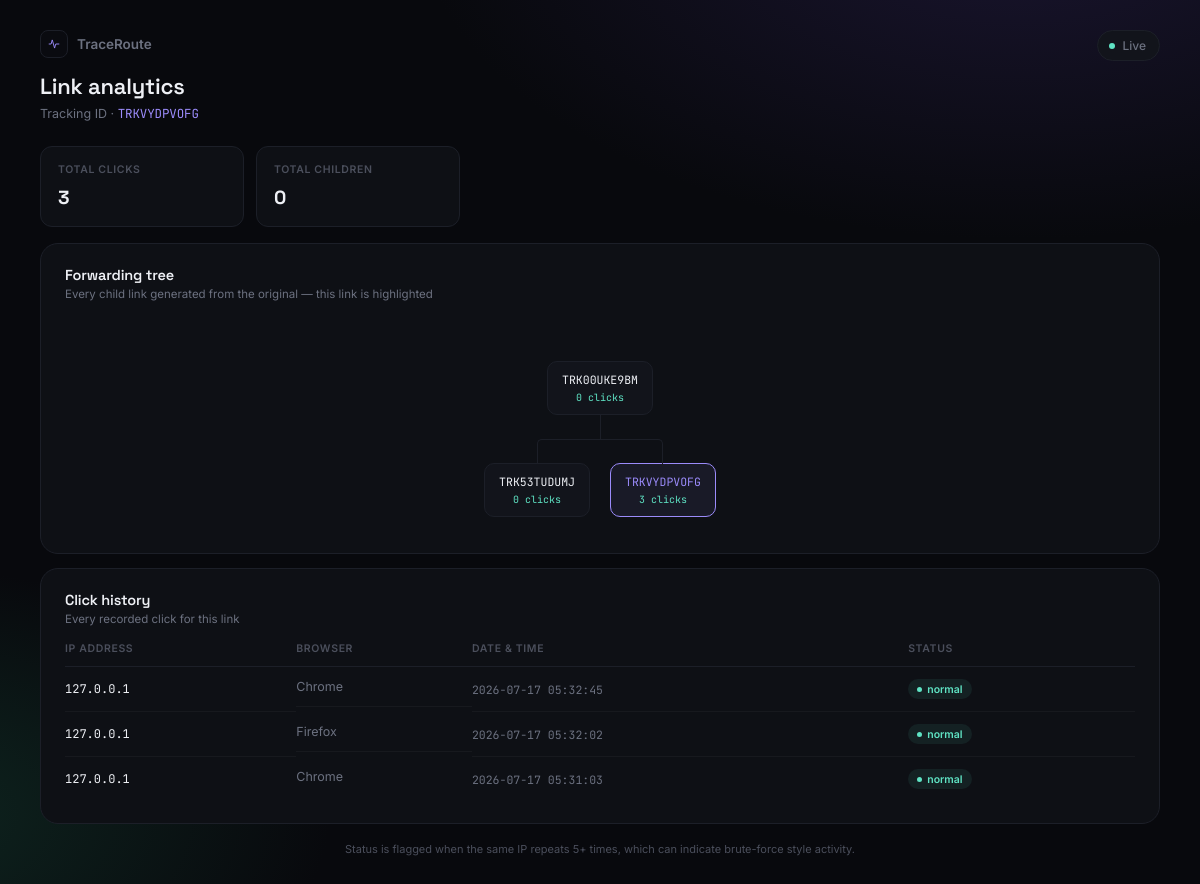
The page /analytics/TRKVYDPVOFG on the database its author committed.
### tables this page shows
CREATE TABLE clicks(

id INTEGER PRIMARY KEY AUTOINCREMENT,

tracking_id TEXT,

ip_address TEXT,

user_agent TEXT,

referer TEXT,

clicked_at TIMESTAMP DEFAULT CURRENT_TIMESTAMP

, browser TEXT, country TEXT, city TEXT, lat REAL, lon REAL);

### app.py (the view)
@app.route("/analytics/<tracking_id>")
def analytics(tracking_id):
    conn = get_db_connection()
    cursor = conn.cursor()
    cursor.execute("SELECT tracking_id FROM links WHERE tracking_id=?", (tracking_id,))
    if not cursor.fetchone():
        conn.close()
        return render_template("404.html"), 404
    cursor.execute(
        "SELECT COUNT(*) AS total_clicks FROM clicks WHERE tracking_id=?",
        (tracking_id,),
    )
    total_clicks = cursor.fetchone()["total_clicks"]
    cursor.execute(
        "SELECT parent_tracking_id, generation FROM traversal_nodes WHERE tracking_id=?",
        (tracking_id,),
    )
    parent_row = cursor.fetchone()
    if parent_row:
        parent_tracking = parent_row["parent_tracking_id"]
        generation = parent_row["generation"]
    else:
        parent_tracking = "Original Link"
        generation = 0
    cursor.execute(
        "SELECT COUNT(*) AS total_children FROM traversal_nodes WHERE parent_tracking_id=?",
        (tracking_id,),
    )
    total_children = cursor.fetchone()["total_children"]
    cursor.execute(
        """
        SELECT ip_address, browser, clicked_at
        FROM clicks
        WHERE tracking_id=?
        ORDER BY clicked_at DESC
        """,
        (tracking_id,),
    )
    click_history = cursor.fetchall()
    root_id = find_root(cursor, tracking_id)
    tree_data = build_tree(cursor, root_id)
    conn.close()
    return render_template(
        "analytics.html",
        tracking_id=tracking_id,
        total_clicks=total_clicks,
        parent_tracking=parent_tracking,
        generation=generation,
        total_children=total_children,
        click_history=click_history,
        tree_data=tree_data,
    )

### app.py (called while the page is built)
def get_click_count(cursor, tracking_id):
    cursor.execute("SELECT COUNT(*) AS c FROM clicks WHERE tracking_id=?", (tracking_id,))
    return cursor.fetchone()["c"]

def find_root(cursor, tracking_id):
    current = tracking_id
    while True:
        cursor.execute(
            "SELECT parent_tracking_id FROM traversal_nodes WHERE tracking_id=?",
            (current,),
        )
        row = cursor.fetchone()
        if row and row["parent_tracking_id"]:
            current = row["parent_tracking_id"]
        else:
            break
    return current

def build_tree(cursor, tracking_id, generation=0):
    node = {
        "tracking_id": tracking_id,
        "generation": generation,
        "clicks": get_click_count(cursor, tracking_id),
        "children": [],
    }
    cursor.execute(
        "SELECT tracking_id FROM traversal_nodes WHERE parent_tracking_id=? ORDER BY tracking_id",
        (tracking_id,),
    )
    for row in cursor.fetchall():
        node["children"].append(build_tree(cursor, row["tracking_id"], generation + 1))
    return node

### database.py (called while the page is built)
def get_db_connection():
    conn = sqlite3.connect(DATABASE)
    conn.row_factory = sqlite3.Row
    return conn

### templates/analytics.html (shortened to what this page needs)
<!DOCTYPE html>
<html lang="en">
<head>
</head>
<body>
<main>
  <header class="top">
    <div>
      <div class="brand">
        <div class="brand-mark"><svg viewBox="0 0 24 24" fill="none" stroke="#9b8bfa" stroke-width="1.6"><path d="M3 12h4l2-7 4 14 2-7h6"/></svg></div>
        <span>TraceRoute</span>
      </div>
      <h1>Link analytics</h1>
      <div class="tid">Tracking ID · <span class="mono">{{ tracking_id }}</span></div>
    </div>
    <div class="pill"><span class="pulse"></span> Live</div>
  </header>
  <section class="stats" style="grid-template-columns: repeat(2, 1fr); max-width:420px;">
    <div class="stat">
      <div class="lbl">Total clicks</div>
      <div class="val">{{ total_clicks }}</div>
    </div>
    <div class="stat">
      <div class="lbl">Total children</div>
      <div class="val">{{ total_children }}</div>
    </div>
  </section>
  <section class="panel" style="margin-bottom:14px;">
    <div class="panel-head">
      <div>
        <h3>Forwarding tree</h3>
        <div class="sub">Every child link generated from the original — this link is highlighted</div>
      </div>
    </div>
    <div class="tree-scroll">
      <div class="tree" id="treeRoot"></div>
    </div>
  </section>
  <section class="panel">
    <div class="panel-head">
      <div>
        <h3>Click history</h3>
        <div class="sub">Every recorded click for this link</div>
      </div>
    </div>
    <table>
      <thead>
        <tr><th>IP address</th><th>Browser</th><th>Date &amp; time</th><th>Status</th></tr>
      </thead>
      <tbody id="clickTableBody">
        {% for click in click_history %}
        <tr data-ip="{{ click.ip_address }}">
          <td class="ip">{{ click.ip_address }}</td>
          <td class="browser-cell">{{ click.browser }}</td>
          <td class="time-cell">{{ click.clicked_at }}</td>
          <td class="status-cell"></td>
        </tr>
        {% else %}
        <tr><td colspan="4" class="empty">No clicks recorded yet for this link.</td></tr>
        {% endfor %}
      </tbody>
    </table>
  </section>
  <footer class="note">Status is flagged when the same IP repeats 5+ times, which can indicate brute-force style activity.</footer>
</main>
</body>
</html>

### templates/analytics.html (style rules this page uses)
:root { --bg: #08090d; --panel: #0e1015; --panel-alt: #12141b; --line: #1c1f28; --line-soft: #ffffff0a; --text: #eef0f5; --muted: #6c7180; --muted-dim: #4b4f5c; --violet: #9b8bfa; --violet-soft: #9b8bfa14; --mint: #5fe3c4; --mint-soft: #5fe3c414; --coral: #ff7a85; --coral-soft: #ff7a8514; --radius-lg: 18px; --radius-md: 12px; }
* { box-sizing:border-box; margin:0; padding:0; }
body { background: radial-gradient(1100px 600px at 85% -10%, #1a1530 0%, transparent 55%), radial-gradient(900px 500px at -10% 90%, #0e2620 0%, transparent 50%), var(--bg); color: var(--text); font-family:'Inter', sans-serif; min-height:100vh; -webkit-font-smoothing:antialiased; }
.mono { font-family:'JetBrains Mono', monospace; letter-spacing:-0.01em; }
h1,h2,h3 { font-family:'Space Grotesk', sans-serif; letter-spacing:-0.01em; }
main { max-width: 1180px; margin:0 auto; padding: 30px 30px 50px; }
header.top { display:flex; justify-content:space-between; align-items:flex-start; margin-bottom:24px; gap:20px; flex-wrap:wrap; }
.brand { display:flex; align-items:center; gap:9px; margin-bottom:14px; }
.brand-mark { width:28px; height:28px; border-radius:8px; background:#0a0b10; border:1px solid var(--line); display:flex; align-items:center; justify-content:center; }
.brand-mark svg { width:14px; height:14px; }
.brand span { font-weight:600; font-size:13.5px; color:var(--muted); }
header.top h1 { font-size:22px; font-weight:600; }
header.top .tid { color:var(--muted); font-size:12.5px; margin-top:5px; }
header.top .tid .mono { color: var(--violet); }
.pill { display:flex; align-items:center; gap:7px; flex-shrink:0; background: var(--panel-alt); border:1px solid var(--line); padding:7px 13px 7px 11px; border-radius:20px; font-size:12px; color:var(--muted); font-weight:500; }
.pill .pulse { width:6px; height:6px; border-radius:50%; background:var(--mint); box-shadow:0 0 0 0 rgba(95,227,196,0.6); animation: pulse 2.2s infinite; }
.stats { display:grid; grid-template-columns: repeat(5, 1fr); gap:12px; margin-bottom:16px; }
.stat { background: var(--panel); border:1px solid var(--line); border-radius: var(--radius-md); padding: 16px 17px; }
.stat .lbl { font-size:10.5px; text-transform:uppercase; letter-spacing:0.06em; color:var(--muted-dim); font-weight:600; margin-bottom:9px; }
.stat .val { font-size:19px; font-weight:700; font-family:'Space Grotesk'; word-break:break-all; }
.panel { background: var(--panel); border:1px solid var(--line); border-radius: var(--radius-lg); padding: 22px 24px; }
.panel-head { display:flex; justify-content:space-between; align-items:flex-start; margin-bottom:16px; }
.panel-head h3 { font-size:14.5px; font-weight:600; }
.panel-head .sub { font-size:11.5px; color:var(--muted); margin-top:3px; }
table { width:100%; border-collapse:collapse; font-size:12.5px; }
thead th { text-align:left; color:var(--muted-dim); font-weight:600; font-size:10.5px; text-transform:uppercase; letter-spacing:0.06em; padding-bottom:11px; border-bottom:1px solid var(--line); }
tbody td { padding:12px 10px 12px 0; border-bottom:1px solid var(--line-soft); color:var(--text); vertical-align:middle; }
tbody tr:last-child td { border-bottom:none; }
.ip { font-family:'JetBrains Mono'; font-size:12px; }
.browser-cell { display:flex; align-items:center; gap:8px; color:var(--muted); }
.time-cell { color:var(--muted); font-size:11.5px; font-family:'JetBrains Mono'; }
.tree-scroll { overflow-x:auto; padding-bottom:6px; }
.tree { display:flex; justify-content:center; padding:20px 10px 8px; }
footer.note { margin-top:18px; font-size:11px; color:var(--muted-dim); text-align:center; }

### rows shown on the page
clicks: ip_address "127.0.0.1", browser "Chrome", clicked_at "2026-07-17 05:32:45"
clicks: ip_address "127.0.0.1", browser "Firefox", clicked_at "2026-07-17 05:32:02"
clicks: ip_address "127.0.0.1", browser "Chrome", clicked_at "2026-07-17 05:31:03"

### other values the page prints
{{ tracking_id }} "TRKVYDPVOFG"
{{ total_clicks }} "3"
{{ total_children }} "0"
